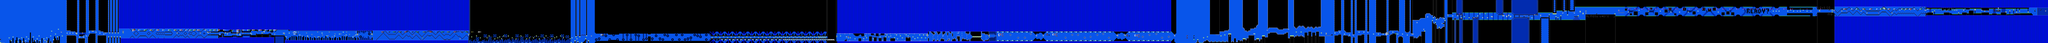

Rendered tile map (Tiled .tmx) drawn with the repository's tilesets; below, a short description and the map source with its tile grids summarised:
An orthogonal 2121x45 tile map with 16x16 px tiles, 2 tile layers (SP, ...), 2 tilesets.

<map version="1.10" tiledversion="1.11.0" orientation="orthogonal" renderorder="right-down" width="2121" height="45" tilewidth="16" tileheight="16" infinite="0" nextlayerid="3" nextobjectid="1">
 <editorsettings>
  <chunksize width="16" height="27" />
  <export target="../LEVELS/LEVEL DATA/bloodbath.csv" format="csv" />
 </editorsettings>
 <tileset firstgid="1" name="famidash" tilewidth="16" tileheight="16" tilecount="256" columns="16">
  <image source="../GRAPHICS/famidash.bmp" width="256" height="256" />
 </tileset>
 <tileset firstgid="257" name="sprites" tilewidth="16" tileheight="16" tilecount="256" columns="16">
  <image source="../GRAPHICS/sprites.png" width="256" height="256" />
 </tileset>
 <layer id="1" width="2121" height="45">
  <data>[95445 cells, 95445 non-empty, 122 distinct tile ids]</data>
 </layer>
 <layer id="2" name="SP" width="2121" height="45">
  <data>[95445 cells, 972 non-empty, 75 distinct tile ids]</data>
 </layer>
</map>
